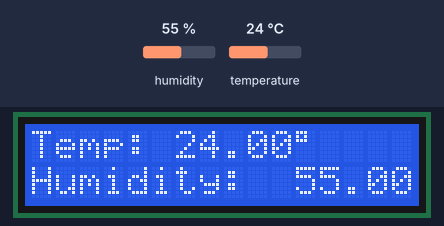
Simulated run of this sketch. Board: Arduino Uno, built with avr-gcc and run on an emulated ATmega328P. On the bench: 16×2 character LCD. Inputs (shaded band) come from the test bench; at power-on: humidity 55 %, temperature 24 °C.

Above: at 1.2 s.
1.3 s: humidity set to 31 %
At 3.5 s:
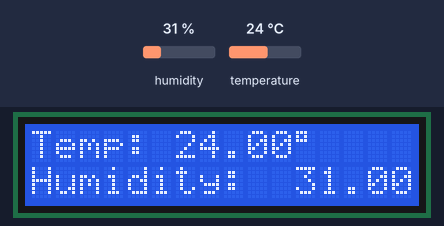
4.0 s: humidity set to 28 %
At 4.8 s:
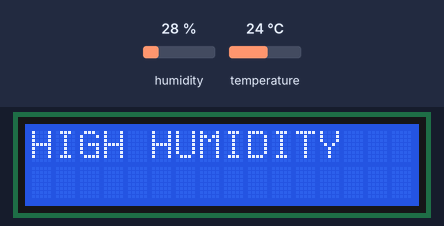
6.7 s: humidity set to 40 %
At 9.1 s:
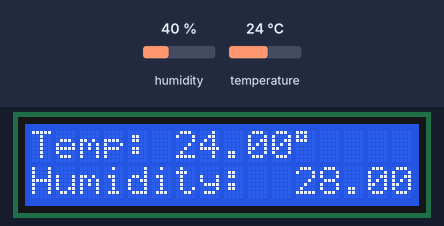
11.7 s: temperature set to 12 °C
At 13.1 s:
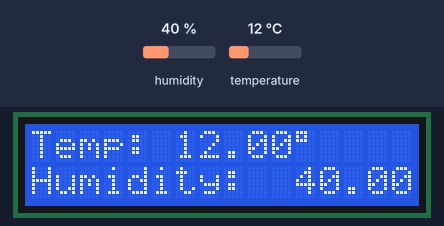
14.4 s: humidity set to 22 %
At 17.1 s:
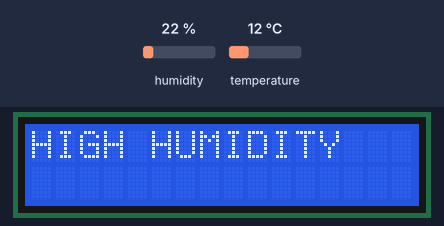
Timing chart, 0 to 18.6 s (numbered marks = the images above; inputs shaded):
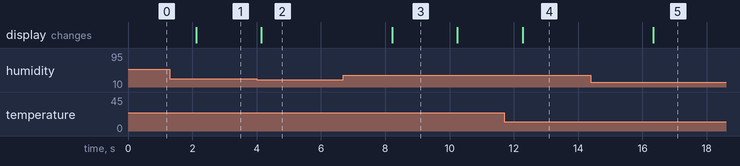

The sketch:

DHT11_LCD_Demo.ino
```cpp
#include <Adafruit_Sensor.h>
#include <DHT.h>

    //Is included with the Arduino IDE
#include <LiquidCrystal.h>

LiquidCrystal lcd(3, 4, 5, 6, 7, 8);

DHT dht = DHT(2, DHT11);

void setup() {
    //Sets up serial, DHT, and LCD
  Serial.begin(9600);
  dht.begin();
  lcd.begin(16, 2);

}

void loop() {
    //Clears the screen so it doesn't keep adding text
  lcd.clear();

  float h = dht.readHumidity();
  float t = dht.readTemperature();

while(dht.readHumidity() < 30){
      lcd.print("HIGH HUMIDITY");
      lcd.setCursor(0, 1);
      delay(1000);
      lcd.clear();
  }

    //Printing the tempuature
  lcd.print("Temp: ");
  lcd.print(t);
  lcd.print((char)223); //Degree character

    //Moves to the cursor to the next line
  lcd.setCursor(0,1);

    //Prints the humidity
  lcd.print("Humidity:  ");
  lcd.print(h);

  delay(2000);

}


/* Things you can include */

/*
 * Warning Message
 *   while(dht.readHumidity() > 30){
      lcd.print("HIGH HUMIDITY");
      lcd.setCursor(0, 1);
      delay(1000);
      lcd.clear();
  }

  Or

  Notification Ring

  pinMode(9, OUTPUT);

  if(h > 30){
    digitalWrite(9, HIGH);
    delay(250);
    digitalWrite(9, LOW);
    }


 */
```

Measured:
- the behaviour switches between 30 and 29 % on humidity (found by bisection; images 1 and 2)
- after the input at 1.3 s, the display: changes after 0.82 s (image 1)
- after the input at 4.0 s, the display: changes after 0.15 s (image 2)
- after the input at 6.7 s, the display: changes after 1.5 s (image 3)
- after the input at 11.7 s, the display: changes after 0.58 s (image 4)
- after the input at 14.4 s, the display: changes after 1.9 s (image 5)
- what the display in image 3 shows lasts 2.0 s, from 8.2 s to 10.2 s
